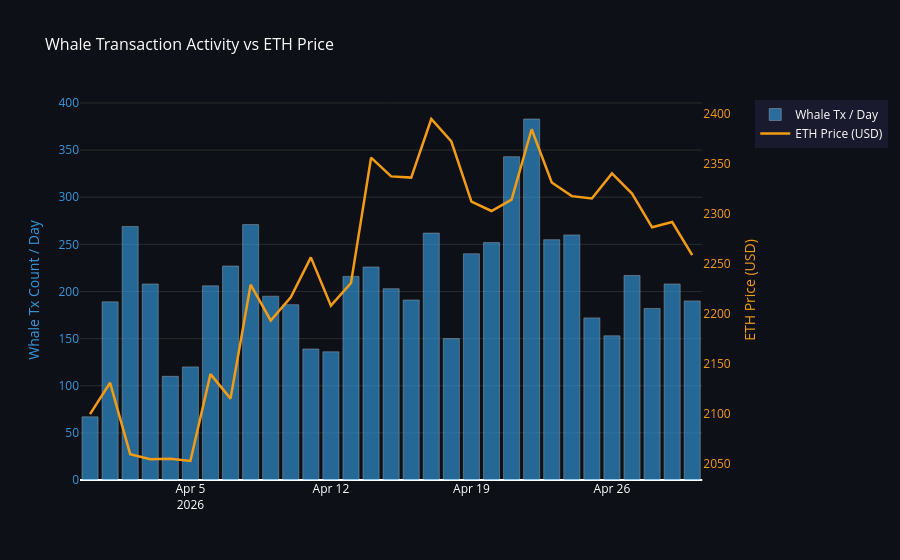

Notebook code for this chart:
### Markdown cell above
---
## 5. Market Context — Whale Activity vs ETH Price

Do whales move more during high-volatility periods?  
We overlay daily whale transaction counts with the ETH price to highlight co-movement.

### Code cell
if not RAW_CSV.exists():
    print(f"Raw CSV not found at {RAW_CSV} — skipping market context.")
else:
    raw = pd.read_csv(RAW_CSV)
    print(f"Raw transactions: {len(raw):,}  |  columns: {list(raw.columns)}")

    ts_col    = next((c for c in ["timestamp", "block_timestamp", "datetime"] if c in raw.columns), None)
    price_col = next((c for c in ["eth_price_usd", "eth_price", "price_usd"] if c in raw.columns), None)
    val_col   = next((c for c in ["value_eth", "value"] if c in raw.columns), "value_eth")

    if ts_col is None:
        print("No timestamp column found — cannot build timeline.")
    else:
        raw[ts_col] = pd.to_datetime(raw[ts_col], errors="coerce")
        raw = raw.dropna(subset=[ts_col])
        raw = raw.set_index(ts_col).sort_index()

        daily_tx = raw.resample("D")[val_col].count().rename("whale_tx")

        fig = make_subplots(
            rows=1, cols=1,
            specs=[[{"secondary_y": True}]],
        )

        fig.add_trace(
            go.Bar(
                x=daily_tx.index, y=daily_tx.values,
                name="Whale Tx / Day",
                marker_color="#3498db", opacity=0.65,
            ),
            secondary_y=False,
        )

        if price_col and price_col in raw.columns:
            daily_price = raw[price_col].resample("D").mean()
            fig.add_trace(
                go.Scatter(
                    x=daily_price.index, y=daily_price.values,
                    name="ETH Price (USD)",
                    line=dict(color="#f39c12", width=2.5),
                    mode="lines",
                ),
                secondary_y=True,
            )

        fig.update_layout(
            title=dict(text="Whale Transaction Activity vs ETH Price",
                       font=dict(color="white", size=16)),
            paper_bgcolor=BG,
            plot_bgcolor=BG,
            font_color="white",
            legend=dict(bgcolor="#1a1a2e", bordercolor="#444"),
            xaxis=dict(showgrid=False, color="white"),
        )
        fig.update_yaxes(
            title_text="Whale Tx Count / Day",
            secondary_y=False, color="#3498db", gridcolor="#2a2a2a"
        )
        fig.update_yaxes(
            title_text="ETH Price (USD)",
            secondary_y=True, color="#f39c12", showgrid=False
        )
        fig.show()

### Figure 1 — Plotly figure (JSON) as saved in the notebook; plotly's stock layout.template omitted (floating-point values rounded to 4 significant figures)
{"data": [{"marker": {"color": "#3498db"}, "name": "Whale Tx / Day", "opacity": 0.65, "type": "bar", "x": ["2026-03-31T00:00:00.000000000", "2026-04-01T00:00:00.000000000", "2026-04-02T00:00:00.000000000", "2026-04-03T00:00:00.000000000", "2026-04-04T00:00:00.000000000", "2026-04-05T00:00:00.000000000", "2026-04-06T00:00:00.000000000", "2026-04-07T00:00:00.000000000", "2026-04-08T00:00:00.000000000", "2026-04-09T00:00:00.000000000", "2026-04-10T00:00:00.000000000", "2026-04-11T00:00:00.000000000", "2026-04-12T00:00:00.000000000", "2026-04-13T00:00:00.000000000", "2026-04-14T00:00:00.000000000", "2026-04-15T00:00:00.000000000", "2026-04-16T00:00:00.000000000", "2026-04-17T00:00:00.000000000", "2026-04-18T00:00:00.000000000", "2026-04-19T00:00:00.000000000", "2026-04-20T00:00:00.000000000", "2026-04-21T00:00:00.000000000", "2026-04-22T00:00:00.000000000", "2026-04-23T00:00:00.000000000", "2026-04-24T00:00:00.000000000", "2026-04-25T00:00:00.000000000", "2026-04-26T00:00:00.000000000", "2026-04-27T00:00:00.000000000", "2026-04-28T00:00:00.000000000", "2026-04-29T00:00:00.000000000", "2026-04-30T00:00:00.000000000"], "xaxis": "x", "y": [67, 189, 269, 208, 110, 120, 206, 227, 271, 195, 186, 139, 136, 216, 226, 203, 191, 262, 150, 240, 252, 343, 383, 255, 260, 172, 153, 217, 182, 208, 190], "yaxis": "y"}, {"line": {"color": "#f39c12", "width": 2.5}, "mode": "lines", "name": "ETH Price (USD)", "type": "scatter", "x": ["2026-03-31T00:00:00.000000000", "2026-04-01T00:00:00.000000000", "2026-04-02T00:00:00.000000000", "2026-04-03T00:00:00.000000000", "2026-04-04T00:00:00.000000000", "2026-04-05T00:00:00.000000000", "2026-04-06T00:00:00.000000000", "2026-04-07T00:00:00.000000000", "2026-04-08T00:00:00.000000000", "2026-04-09T00:00:00.000000000", "2026-04-10T00:00:00.000000000", "2026-04-11T00:00:00.000000000", "2026-04-12T00:00:00.000000000", "2026-04-13T00:00:00.000000000", "2026-04-14T00:00:00.000000000", "2026-04-15T00:00:00.000000000", "2026-04-16T00:00:00.000000000", "2026-04-17T00:00:00.000000000", "2026-04-18T00:00:00.000000000", "2026-04-19T00:00:00.000000000", "2026-04-20T00:00:00.000000000", "2026-04-21T00:00:00.000000000", "2026-04-22T00:00:00.000000000", "2026-04-23T00:00:00.000000000", "2026-04-24T00:00:00.000000000", "2026-04-25T00:00:00.000000000", "2026-04-26T00:00:00.000000000", "2026-04-27T00:00:00.000000000", "2026-04-28T00:00:00.000000000", "2026-04-29T00:00:00.000000000", "2026-04-30T00:00:00.000000000"], "xaxis": "x", "y": [2100.0, 2131.0, 2060.0, 2055.0, 2056.0, 2053.0, 2140.0, 2116.0, 2229.0, 2194.0, 2217.0, 2257.0, 2209.0, 2231.0, 2356.0, 2338.0, 2337.0, 2395.0, 2373.0, 2313.0, 2303.0, 2314.0, 2385.0, 2332.0, 2318.0, 2316.0, 2341.0, 2321.0, 2287.0, 2292.0, 2259.0], "yaxis": "y2"}], "layout": {"font": {"color": "white"}, "legend": {"bgcolor": "#1a1a2e", "bordercolor": "#444"}, "paper_bgcolor": "#0d1117", "plot_bgcolor": "#0d1117", "title": {"font": {"color": "white", "size": 16}, "text": "Whale Transaction Activity vs ETH Price"}, "xaxis": {"anchor": "y", "color": "white", "domain": [0, 0.94], "showgrid": false}, "yaxis": {"anchor": "x", "color": "#3498db", "domain": [0, 1], "gridcolor": "#2a2a2a", "title": {"text": "Whale Tx Count / Day"}}, "yaxis2": {"anchor": "x", "color": "#f39c12", "overlaying": "y", "showgrid": false, "side": "right", "title": {"text": "ETH Price (USD)"}}}}
